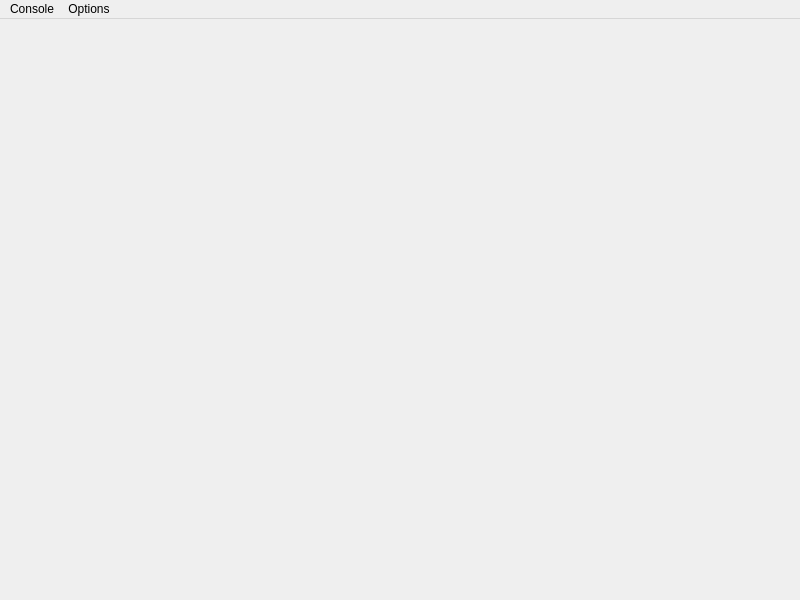
<?xml version="1.0" encoding="UTF-8"?>
<ui version="4.0">
 <class>MainWindow</class>
 <widget class="QMainWindow" name="MainWindow">
  <property name="geometry">
   <rect>
    <x>0</x>
    <y>0</y>
    <width>800</width>
    <height>600</height>
   </rect>
  </property>
  <property name="windowTitle">
   <string>qudi: Console</string>
  </property>
  <widget class="QWidget" name="centralwidget"/>
  <widget class="QMenuBar" name="menubar">
   <property name="geometry">
    <rect>
     <x>0</x>
     <y>0</y>
     <width>800</width>
     <height>19</height>
    </rect>
   </property>
   <widget class="QMenu" name="menuOptions">
    <property name="title">
     <string>Options</string>
    </property>
    <addaction name="actionSettings"/>
   </widget>
   <widget class="QMenu" name="menuConsole">
    <property name="title">
     <string>Console</string>
    </property>
    <addaction name="actionClose"/>
   </widget>
   <addaction name="menuConsole"/>
   <addaction name="menuOptions"/>
  </widget>
  <action name="actionSettings">
   <property name="icon">
    <iconset theme="preferences-system">
     <normaloff/>
    </iconset>
   </property>
   <property name="text">
    <string>Settings</string>
   </property>
  </action>
  <action name="actionClose">
   <property name="icon">
    <iconset theme="application-exit">
     <normaloff/>
    </iconset>
   </property>
   <property name="text">
    <string>Close</string>
   </property>
  </action>
 </widget>
 <resources/>
 <connections>
  <connection>
   <sender>actionClose</sender>
   <signal>triggered()</signal>
   <receiver>MainWindow</receiver>
   <slot>close()</slot>
   <hints>
    <hint type="sourcelabel">
     <x>-1</x>
     <y>-1</y>
    </hint>
    <hint type="destinationlabel">
     <x>399</x>
     <y>299</y>
    </hint>
   </hints>
  </connection>
 </connections>
</ui>
